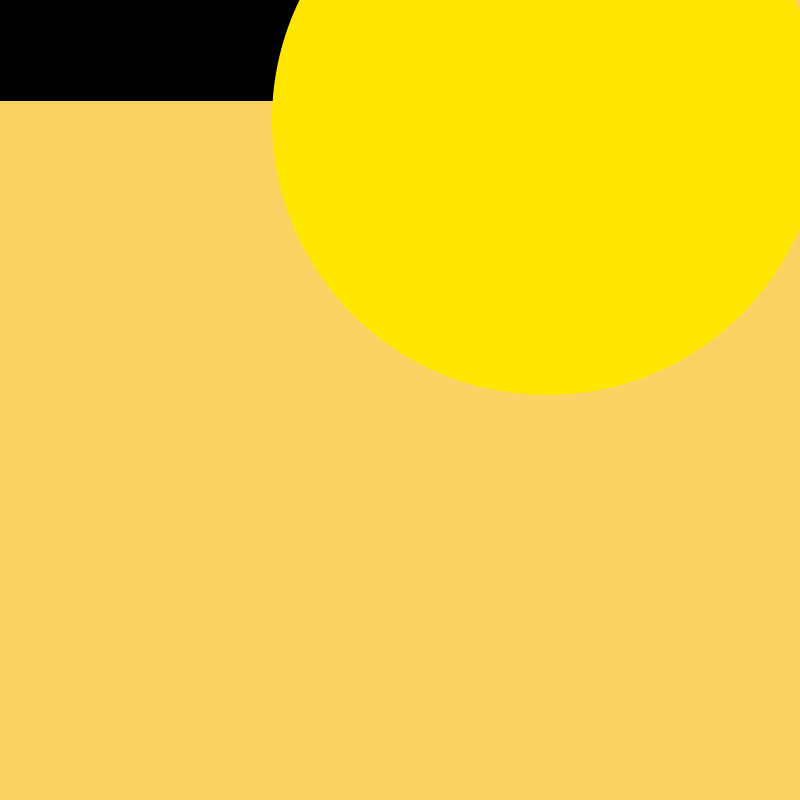
Frame 1 (no input)
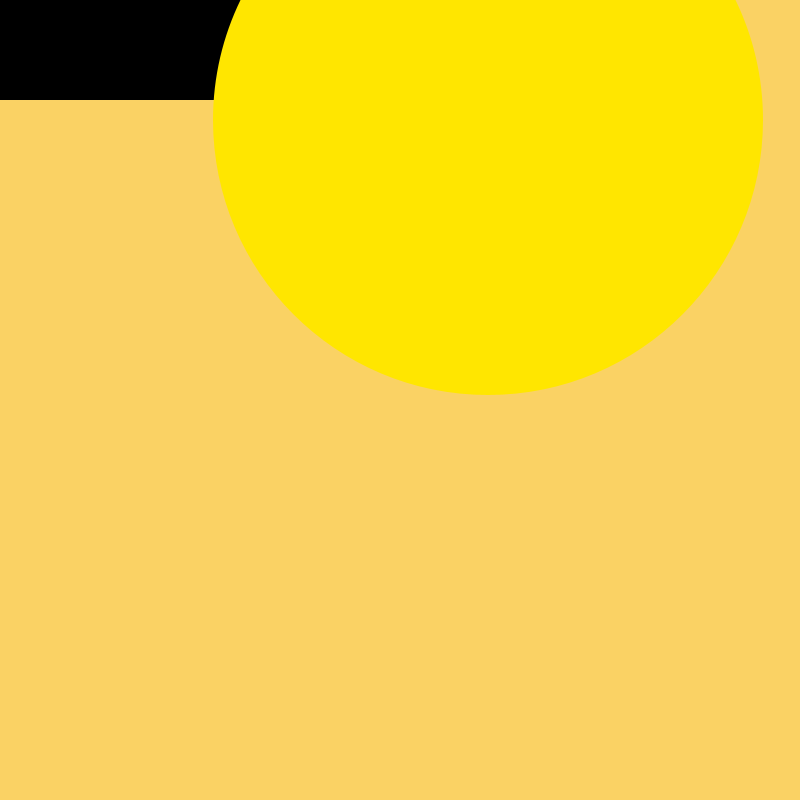
Frame 60 (the mouse pressed at the canvas centre just before this capture)
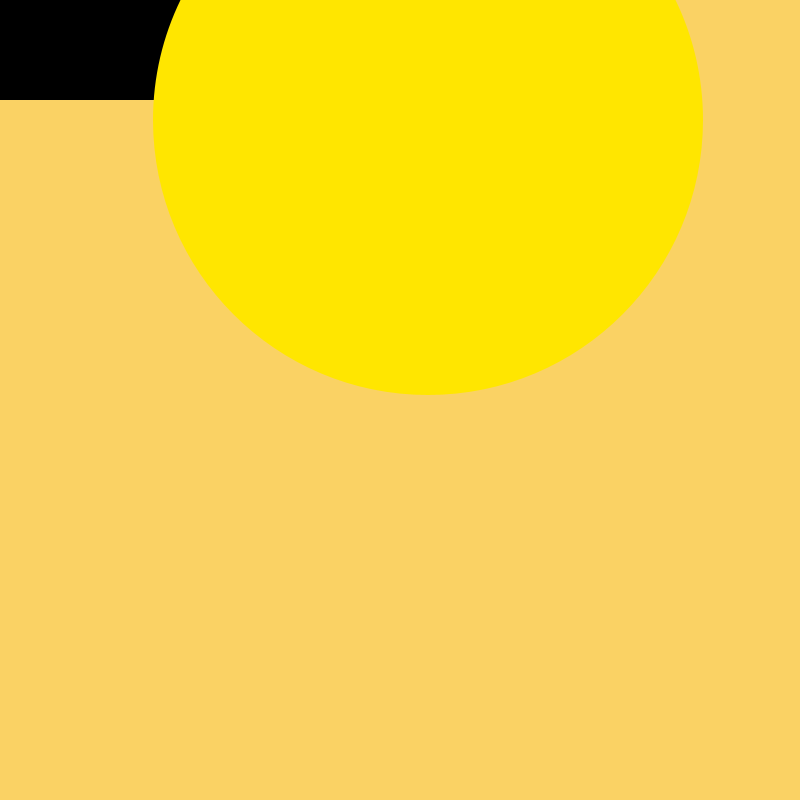
Frame 120 (the mouse held since frame 60 and released just before this capture)

The Processing sketch that drew these frames (run headless with seeded random() and noise(); from frame 60 on, the mouse is pressed at the canvas centre):

// Processing sketch: intro
// ── intro.pde
int circlePosition; //INTEGER > whole number

// 
void setup() { // ONCE
  size(800, 800);

  circlePosition = 547; //GIVING A VALUE

  // RGB model > 
  //Red (0-255), Green (0-255), Blue (0-255)
}

void draw() { // HAPPENS EVERY FRAME
  background(250, 210, 100);

  fill(0, 0, 0);
  rect(0, 0, 400, 100);

  fill(circlePosition, 230, 0);
  stroke(0, 0, 255);

  noStroke();
  ellipse(circlePosition, 120, 550, 550);
  
  circlePosition = circlePosition - 1;
}
